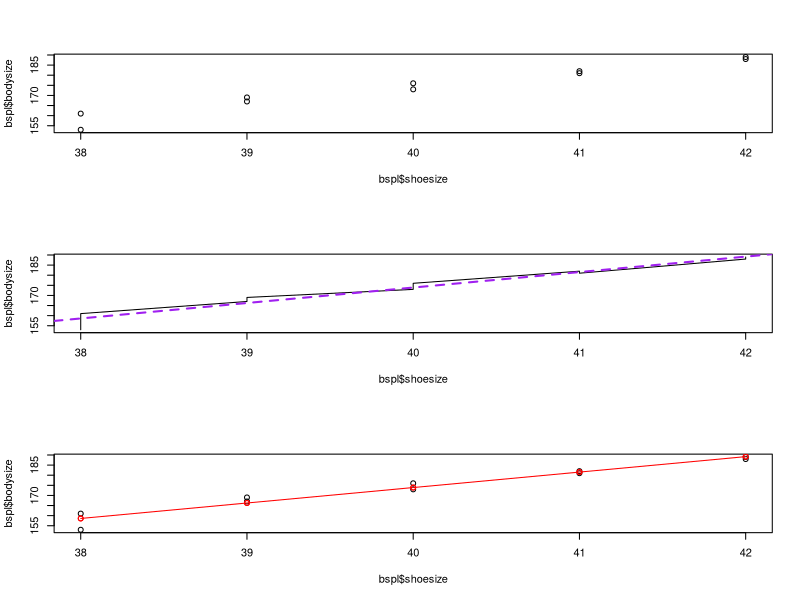

The R source for this figure:
shoesize<-c(38,38,39,39,40,40,41,41,42,42)
bodysize<-c(153,161,167,169,173,176,182,181,188,189)
bspl<-data.frame(shoesize,bodysize)
head(bspl)

#plotting scatter plot
#to open new window
dev.new()
#to divide new window opened in 3 sections
par(mfrow=c(3,1))
#to plot in first section
plot(bspl$shoesize, bspl$bodysize)

##line plot in second section
plot(bspl$shoesize, bspl$bodysize, type = "l")

#making formula
linearformula<- formula(bspl$bodysize ~ bspl$shoesize)
linearformula

#calculating coeff
basicmodel<-lm(linearformula,data=bspl)
#drwing regression line
abline(basicmodel, col ="purple", lty =2 ,lwd =2)
basicmodel
#when we increase shoesize by 1, bodysize increases by 7.65
#for the shoesize=0, bodysize comes out to be -132 cm.

#summary
summary(basicmodel)

#coef
coef(basicmodel)

##manual calculation of coefficients
ss<-matrix(c(1,1,1,1,1,1,1,1,1,1,38,38,39,39,40,40,41,41,42,42), nrow =10 ,ncol =2)
bs<-matrix(c(153,161,167,169,173,176,182,181,188,189), nrow = 10, ncol = 1 )
b <- solve( t(ss) %*% ss ) %*% t(ss) %*% bs
b

#fitted/predicted
plot(bspl$shoesize,bspl$bodysize)
ypred<-ss %*% b
lines(ss[,2],ypred, type = "o", col="red")

res<- bs-ypred
res

